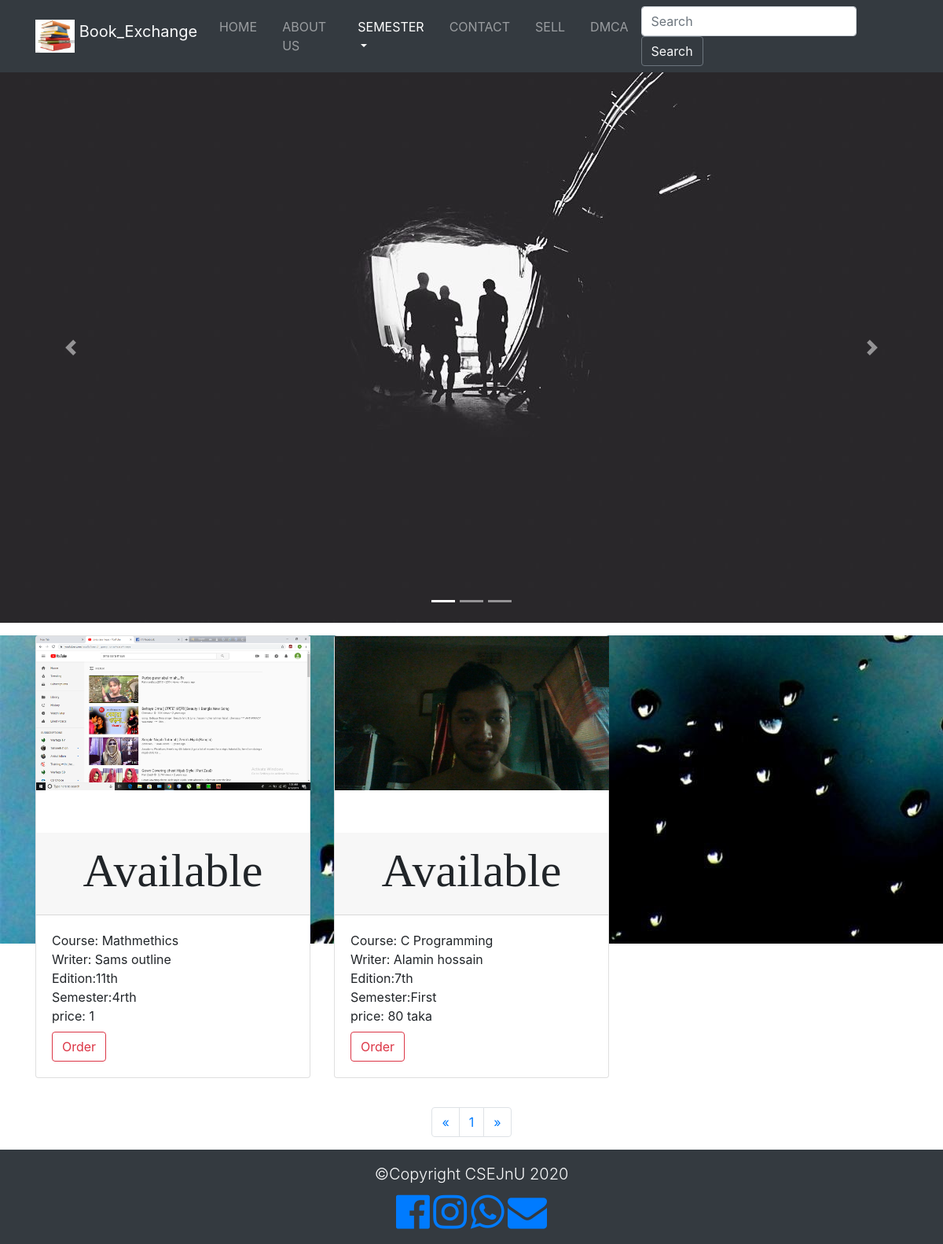
/else.php, run on the app's committed database.
### tables this page shows
CREATE TABLE `tbl_page` (
  `id` int(11) NOT NULL,
  `name` varchar(255) NOT NULL,
  `image` varchar(255) NOT NULL,
  `content` text NOT NULL
);

CREATE TABLE `sell` (
  `id` int(11) NOT NULL,
  `course` varchar(255) NOT NULL,
  `writer` varchar(255) NOT NULL,
  `edition` varchar(255) NOT NULL,
  `semester` varchar(255) NOT NULL,
  `price` varchar(255) NOT NULL,
  `mail` varchar(255) NOT NULL,
  `status` int(10) NOT NULL,
  `image` varchar(255) NOT NULL
);

CREATE TABLE `tbl_social` (
  `id` int(11) NOT NULL,
  `fb` varchar(255) NOT NULL,
  `insta` varchar(255) NOT NULL,
  `whatsapp` varchar(255) NOT NULL,
  `google` varchar(255) NOT NULL
);

### lib/database.php (called while the page is built, shortened)
<?php
class database
{
    public $db_host = host;
    public $db_user = user;
    public $db_pass = pass;
    public $db_name = name;
    public $link;
    public function __construct()
    {
        $this->link = new mysqli($this->db_host,$this->db_user,$this->db_pass,$this->db_name);
    }
    public function select($query)
    {
	$result = $this->link->query($query);
    $select_row = mysqli_num_rows($result);
	if($select_row >0)
    {
		return $result;
	}
    else
    {
		return false;
	}
    }
}
?>

### else.php (the view, shortened to what this page needs)
<?php include"inc/header.php";?>
<?php
    $db = new database();
?>
<body>
    <section id="nav">
        <nav class="navbar   navbar-dark bg-dark navbar-expand-md" uk-sticky="top: 100; animation: uk-animation-slide-top; bottom: #sticky-on-scroll-up">
            <div class="container">
                <a class="navbar-brand text-light" href="index.php">
                    <img src="img/book.jpg" width="50" height="40" class="d-inline-block align-top" alt="" loading="lazy">
                    Book_Exchange
                </a>
                <div class="collapse navbar-collapse" id="navbarSupportedContent">
                    <ul class="navbar-nav ml-auto">
                        <li class="nav-item">
                            <a class="nav-link" href="index.php">Home</a>
                        </li>
                        <li class="nav-item">
                            <a class="nav-link " href="about.php">About us</a>
                        </li>
                        <li class="nav-item dropdown">
                            <a class="nav-link dropdown-toggle active" href="#" id="navbarDropdown" role="button" data-toggle="dropdown" aria-haspopup="true" aria-expanded="false">
                                Semester
                            </a>
                        </li>
                        <li class="nav-item">
                            <a class="nav-link" href="contact.php">Contact</a>
                        </li>
                        <li class="nav-item">
                            <a class="nav-link" href="sell.php">Sell</a>
                        </li>
                                            <?php
					$sql  = "select * from tbl_page where name='DMCA'";
					$page = $db->select($sql);
					if($page)
					{
						foreach($page as $result)
						{
					?>
					<li class="nav-item">
                            <a class="nav-link" href="dmca.php"><?php echo $result['name'];?></a>
                    </li>
					<?php
						} }
					?>
                    </ul>
                     <form class="form-inline my-2 ml-2 my-lg-0" action="search.php" method="get">
                        <input class="form-control mr-sm-2" type="search" name="book" placeholder="Search" aria-label="Search">
                        <button class="btn btn-outline-secondary text-light my-2 my-sm-0" type="submit">Search</button>
                    </form>
                </div>
            </div>
        </nav>
    </section>
    <?php include"inc/slider.php";?>
    <?php
    $per_page = 6;
    if(isset($_GET['page']))
    {
        $page = $_GET['page'];
    }
    else
    {
        $page = 1;
    }
    $start_from = ($page-1)*$per_page;
    ?>
    <section id="main">
        <div class="container">
            <div class="row my-3">
            <?php
                $sql = "select * from sell where status = '0' limit $start_from,$per_page";
                $show_book = $db->select($sql);
                if($show_book)
                {
                    foreach($show_book as $result)
                    {
            ?>
                <div class="col-md-4 mb-sm-2">
                    <div class="card uk-animation-scale-up">
                        <div class="card-img image">
                        <?php
						if($result['mail']=='AdminPost')
						{
						?>
					        <img src="admin/<?php echo $result['image']; ?>"   alt="book">
					    <?php
						}else {
						?>
							<img src="<?php echo $result['image']; ?>"   alt="book">
 						<?php } ?>
                        </div>
                        <div class="card-header">
                            <h2 class="text-center">Available</h2>
                        </div>
                        <div class="card-body">
                            Course: <?php echo $result['course'];?>
                            <br>
                            Writer: <?php echo $result['writer'];?>
                            <br>
                            Edition:<?php echo $result['edition'];?>
                            <br>
                            Semester:<?php echo $result['semester'];?>
                            <br>
                            price: <?php echo $result['price'];?>
                            <br>
                            <a href="order.php?id=<?php echo $result['id'];?>"><button class="btn btn-outline-danger  mt-2" type="submit">Order</button></a>
                        </div>
                    </div>
                </div>
            <?php } } ?>
            </div>
        </div>
    </section>
    <section id="pagination">
    <?php
        $sql = "select * from sell where status = '0'";
        $pagination = $db->select($sql);
        if($pagination)
        {
            $total_row = mysqli_num_rows($pagination);
            $total_pages = ceil($total_row/$per_page);
    ?>
        <nav aria-label="Page navigation example ">
            <ul class="pagination justify-content-center">
                <li class="page-item">
                    <a class="page-link" href="else.php" aria-label="Previous">
                        <span aria-hidden="true">&laquo;</span>
                    </a>
                </li>
            <?php
            for($i = 1 ; $i<=$total_pages ; $i++)
            {
            ?>
                <li class="page-item"><a class="page-link" href="else.php?page=<?php echo $i;?>"><?php echo $i;?></a></li>
            <?php } } ?>
                <li class="page-item">
                    <a class="page-link" href="else.php?page=<?php echo $total_pages;?>" aria-label="Next">
                        <span aria-hidden="true">&raquo;</span>
                    </a>
                </li>
            </ul>
        </nav>
    </section>
    <?php include "inc/footer.php"?>

### inc/footer.php (shortened to what this page needs)
<section id="footer" class="text-center p-3 text-light">
	<div class="container">
		<div class="row">
			<div class="col">
				<p class="lead mb-0">&copy;Copyright CSEJnU <?php echo date("Y"); ?></p>
			</div>
		</div>
	</div>
	<section id="icon">
		<div class="row mt-2">
			<?php
        $sql = "select * from tbl_social";
        $result = $db->select($sql);
        if($result)
        {
            foreach($result as $data)
            {
    ?>
			<div class="col">
				<a href="<?php echo $data['fb'];?>"><i class="fa fa-facebook-official" aria-hidden="true"></i></a>
	<a href="<?php echo $data['insta'];?>"><i class="fa fa-instagram" aria-hidden="true"></i></a>
				<a href="<?php echo $data['whatsapp'];?>"><i class="fa fa-whatsapp" aria-hidden="true"></i></a>
				<a href="<?php echo $data['google'];?>"><i class="fa fa-envelope" aria-hidden="true"></i></a>
			</div>
			<?php } }?>
		</div>
	</section>
</section>
</body>
</html>

### style.css (style rules this page uses)
.nav-item { margin-left: 1rem; }
.nav-link { text-transform: uppercase; }
#main { background-image: url("img/back.jpg"); background-attachment: fixed; background-repeat: no-repeat; min-height: 600px; }
h2 { overflow: hidden; font-family: cursive; font-size: 60px; z-index: 1; }
.image { height: 250px; width: 349px; }
#footer { overflow: hidden; background: #343a40; }
.fa { font-size: 50px; }

### data on the page
tbl_page: name "DMCA"
sell: image (picture), course "Mathmethics", writer "Sams outline", edition "11th", semester "4rth", price "1"
sell: image (picture), course "C Programming", writer "Alamin hossain", edition "7th", semester "First", price "80 taka"
